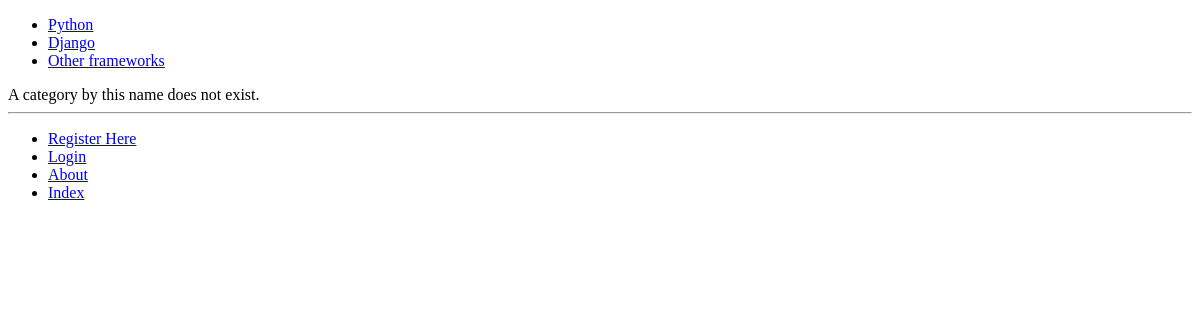
Page /rango/category/python/add_page/ on the earlier database version.
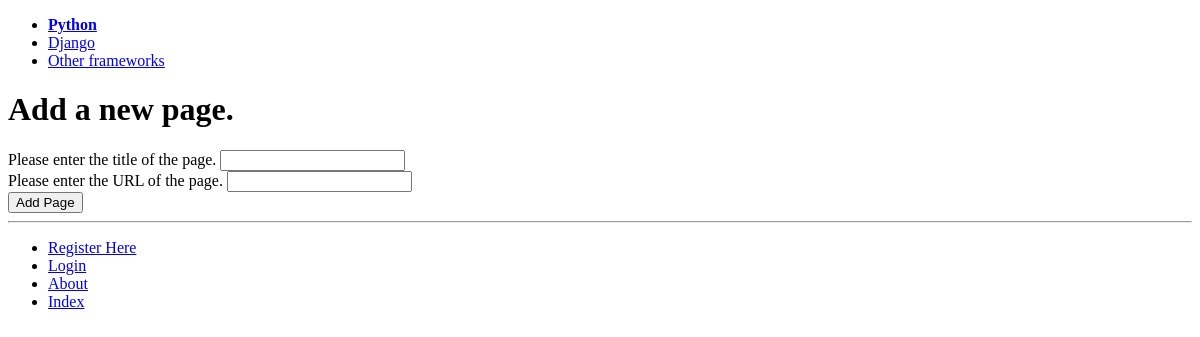
Same page on the later database version.
### rango/models.py (models this page shows, shortened)
class Category(models.Model):
    max_length = 128
    name = models.CharField(max_length=max_length,unique=True)     #charfield存字符串，max_length指定最大长度，unique指定
    views = models.IntegerField(default=0)
    likes = models.IntegerField(default=0)
    slug = models.SlugField(blank=True,unique=True)         #允许置空，不允许重复
    class Meta:
        verbose_name_plural = 'Categories'      #嵌套Meta类，修改复数情况名称

### rango/views.py (the view, shortened to what this page needs)
# urls.py: re_path(r'^category/(?P<category_name_slug>[\w\-]+)/add_page/',views.add_page,name='add_page'),
def add_page(request,category_name_slug):
    try:
        category = Category.objects.get(slug=category_name_slug)
    except Category.DoesNotExist:
        category = None
    form = PageForm()
    context_dict = {'form':form,'category':category}
    return render(request,'rango/add_page.html',context_dict)

### rango/forms.py (shortened to what this page needs)
class PageForm(forms.ModelForm):
    title = forms.CharField(max_length=128,
                            help_text='Please enter the title of the page.')
    url = forms.URLField(max_length=200,
                         help_text='Please enter the URL of the page.')
    views = forms.IntegerField(widget=forms.HiddenInput,initial=0)
    class Meta:
        model = Page
        exclude = ('category',)

### rango/templatetags/rango_template_tags.py (called while the page is built)
@register.inclusion_tag('rango/cats.html')
def get_category_list(cat = None):
    return {'cats':Category.objects.all(),
            'act_cat':cat}

### templates/rango/add_page.html (shortened to what this page needs)
{% extends 'rango/base.html' %}
{% block body_block %}
    {% if category%}
    <h1>Add a new page.</h1>
    <div>
        <form id='page_form' method='POST' action='/rango/category/{{category.slug}}/add_page/'>
        {%for field in form.visible_fields%}
            {{field.help_text}}
            {{field}}
            <br />
        {% endfor %}
        <input type = 'submit' name='submit' value='Add Page'/>
        </form>
    {% else %}
        A category by this name does not exist.
    {% endif %}
    </div>
{% endblock  %}

### templates/rango/cats.html
<ul>
{% if cats %}
    {% for c in cats %}
        {% if c == act_cat %}
            <li>
                <strong>
                    <a href="{% url 'rango:show_category' c.slug %}"">{{c.name}}</a>
                </strong>
            </li>
        {% else %}
            <li><a href="{% url 'rango:show_category' c.slug %}"">{{c.name}}</a></li>
        {% endif %}
    {% endfor %}
{% else %}
    <li><strong> There are no categories present.</strong></li>
{% endif %}
</ul>

Differences in the rows shown:
changed Category "Python": slug "1" → "python" (drawn)
Other differences:
form field submit: (not shown) → "Add Page"
text no longer shown: "A category by this name does not exist."
text now shown: "Add a new page."
new list line: "Please enter the title of the page. "
new list line: "Please enter the URL of the page. "
